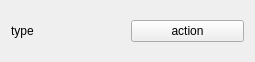
<?xml version="1.0" encoding="UTF-8"?>
<ui version="4.0">
 <class>UserInfoWidget</class>
 <widget class="QWidget" name="UserInfoWidget">
  <property name="geometry">
   <rect>
    <x>0</x>
    <y>0</y>
    <width>255</width>
    <height>62</height>
   </rect>
  </property>
  <property name="sizePolicy">
   <sizepolicy hsizetype="Expanding" vsizetype="Fixed">
    <horstretch>0</horstretch>
    <verstretch>0</verstretch>
   </sizepolicy>
  </property>
  <property name="minimumSize">
   <size>
    <width>0</width>
    <height>62</height>
   </size>
  </property>
  <property name="maximumSize">
   <size>
    <width>16777215</width>
    <height>62</height>
   </size>
  </property>
  <property name="windowTitle">
   <string/>
  </property>
  <layout class="QHBoxLayout" name="horizontalLayout">
   <item>
    <widget class="StrongBodyLabel" name="titleLabel">
     <property name="sizePolicy">
      <sizepolicy hsizetype="Expanding" vsizetype="Fixed">
       <horstretch>0</horstretch>
       <verstretch>0</verstretch>
      </sizepolicy>
     </property>
     <property name="text">
      <string>type</string>
     </property>
    </widget>
   </item>
   <item>
    <widget class="FilledPushButton" name="actionBtn">
     <property name="sizePolicy">
      <sizepolicy hsizetype="Expanding" vsizetype="Fixed">
       <horstretch>0</horstretch>
       <verstretch>0</verstretch>
      </sizepolicy>
     </property>
     <property name="text">
      <string>action</string>
     </property>
    </widget>
   </item>
  </layout>
 </widget>
 <customwidgets>
  <customwidget>
   <class>FilledPushButton</class>
   <extends>QPushButton</extends>
   <header>qmaterialwidgets</header>
  </customwidget>
  <customwidget>
   <class>StrongBodyLabel</class>
   <extends>QLabel</extends>
   <header>qmaterialwidgets</header>
  </customwidget>
 </customwidgets>
 <resources/>
 <connections/>
</ui>
